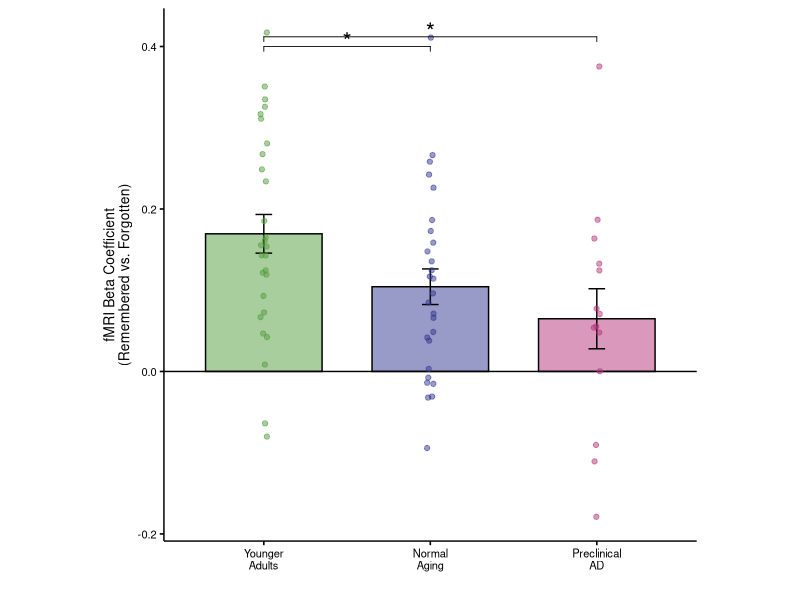
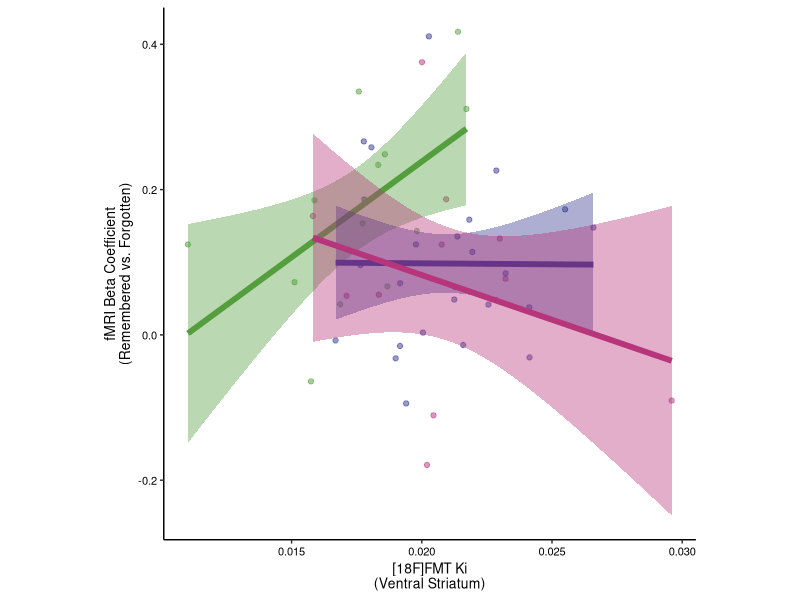
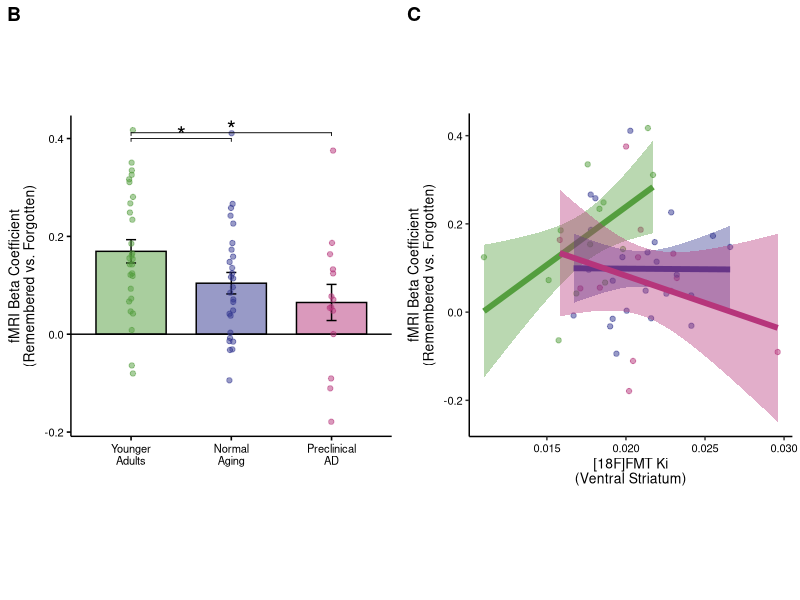
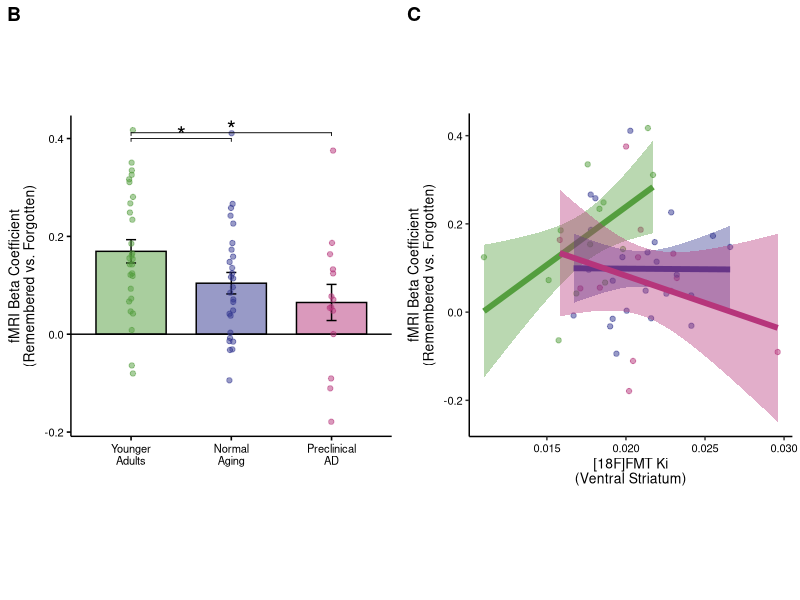

The R source for these figures, in order:
## ---- chunk 1
knitr::opts_chunk$set(echo = TRUE)
## ---- chunk 2
# Load Libraries
library(tidyverse) # v2.0.0
library(ggpubr) # v0.6.0
library(lme4) # v1.1.32
library(lmerTest) # v3.1.3
library(rstatix) # v0.7.2

# Set colorscales
biomarker_group_cscale <- scale_color_manual(values = c("#549e3e", "#323690", "#B6357B"))
biomarker_group_fscale <- scale_fill_manual(values = c("#549e3e", "#323690", "#B6357B"))

# Read data
data_BC <- read_csv('data_fig3bc.csv')

data_BC$biomarker_group <- factor(data_BC$biomarker_group,
                                  levels = c('Younger\nAdults', 'Normal\nAging',
                                             'Preclinical\nAD'))
## ---- chunk 3
# Panel B
within_ttests <- data_BC %>%
  group_by(biomarker_group) %>%
  summarise(P = t.test(bold, mu = 0)$p.value,
            Sig = ifelse(P < 0.05, "*", ""),
            MaxWidth = max(bold))

figB <- ggbarplot(data_BC, 
                   x = "biomarker_group", 
                   y = "bold", 
                   fill = "biomarker_group", 
                   alpha = 0.5,
                   palette = c("#549e3e", "#323690", "#B6357B"), 
                   add = "mean_se", 
                   position = position_dodge(0.8),
                   xlab = '', 
                   ylab = 'fMRI Beta Coefficient\n(Remembered vs. Forgotten)', 
                   legend = 'none',
                   order = c('Younger\nAdults', 'Normal\nAging', 
                             'Preclinical\nAD')) +
  geom_hline(yintercept = 0) +
  geom_jitter(aes(color = biomarker_group, fill = biomarker_group), alpha = 0.5,
              position = position_jitterdodge(0.1)) +
  theme(panel.background = element_blank(),
      axis.line = element_line(color = 'black'),
      legend.position = 'none', 
      axis.text.x = element_text(color = 'black', size = 8),
      axis.text.y = element_text(color = 'black', size = 8),
      axis.title.x = element_text(color = 'black', size = 10),
      axis.title.y = element_text(color = 'black', size = 10),
      legend.title = element_blank(),
      aspect.ratio = 1)

group.stat.test <- data_BC %>% 
  t_test(bold ~ biomarker_group, detailed = TRUE, paired = FALSE)
p.group.stat.test <- group.stat.test %>%
  filter(p < 0.05) %>%
  add_xy_position(x = "biomarker_group", fun = "mean_se", dodge = 0.8)
p.group.stat.test <- p.group.stat.test %>% mutate(p.signif = ifelse(p < 0.05, "*", ""))

figB <- figB + stat_pvalue_manual(p.group.stat.test, 
                                  label = 'p.signif', 
                                  tip.length = 0.01,
                                  step.increase = 0.02,
                                  y.position = 0.4,
                                  size = 6)
figB
## ---- chunk 4
# Stats for Panel A

# All subjects, simple model
lm1 <- lm(bold ~ biomarker_group, data = data_BC)
print('==========================================================================')
summary(lm1)
print('==========================================================================')
## ---- chunk 5
group.stat.test <- data_BC %>% 
  t_test(bold ~ biomarker_group, detailed = TRUE, paired = FALSE,
         p.adjust.method = 'none')

group.stat.test
## ---- chunk 6
# All subjects: memory, learning regressed
lm2 <- lm(bold ~ biomarker_group + total_learning, data = data_BC)
print('==========================================================================')
summary(lm2)
print('==========================================================================')
## ---- chunk 7
# Panel C
figC <- data_BC %>%
  ggplot(aes(x = fmt_ki_vst, y = bold, group = biomarker_group, 
             color = biomarker_group, fill=biomarker_group)) +
  geom_point(alpha = 0.5) +
  geom_smooth(method = 'lm', level = 0.9, linewidth = 2) +
  biomarker_group_cscale +
  biomarker_group_fscale +
  theme_classic() +
  xlab(bquote('[18F]FMT Ki\n(Ventral Striatum)')) +
  ylab('fMRI Beta Coefficient\n(Remembered vs. Forgotten)') +
  theme(panel.background = element_blank(),
      axis.line = element_line(color = 'black'),
      legend.position = 'none', 
      axis.text.x = element_text(color = 'black', size = 8),
      axis.text.y = element_text(color = 'black', size = 8),
      axis.title.x = element_text(color = 'black', size = 10),
      axis.title.y = element_text(color = 'black', size = 10),
      legend.title = element_blank(),
      aspect.ratio = 1)

figC
## ---- chunk 8
# Stats for Panel B
# All subjects, simple model
lm1 <- lm(bold ~ biomarker_group*fmt_ki_vst, data = data_BC)
print('==========================================================================')
summary(lm1)
print('==========================================================================')
## ---- chunk 9
# All subjects: memory, learning regressed
lm2 <- lm(bold ~ biomarker_group*fmt_ki_vst + total_learning, data = data_BC)
print('==========================================================================')
summary(lm2)
print('==========================================================================')
## ---- chunk 10
fmri_mem <- ggarrange(figB, figC, 
          ncol = 2, 
          labels = c('B', 'C'))

ggsave(fmri_mem, filename = 'fmri_mem.pdf', width = 6, height = 3, units = 'in')
fmri_mem
